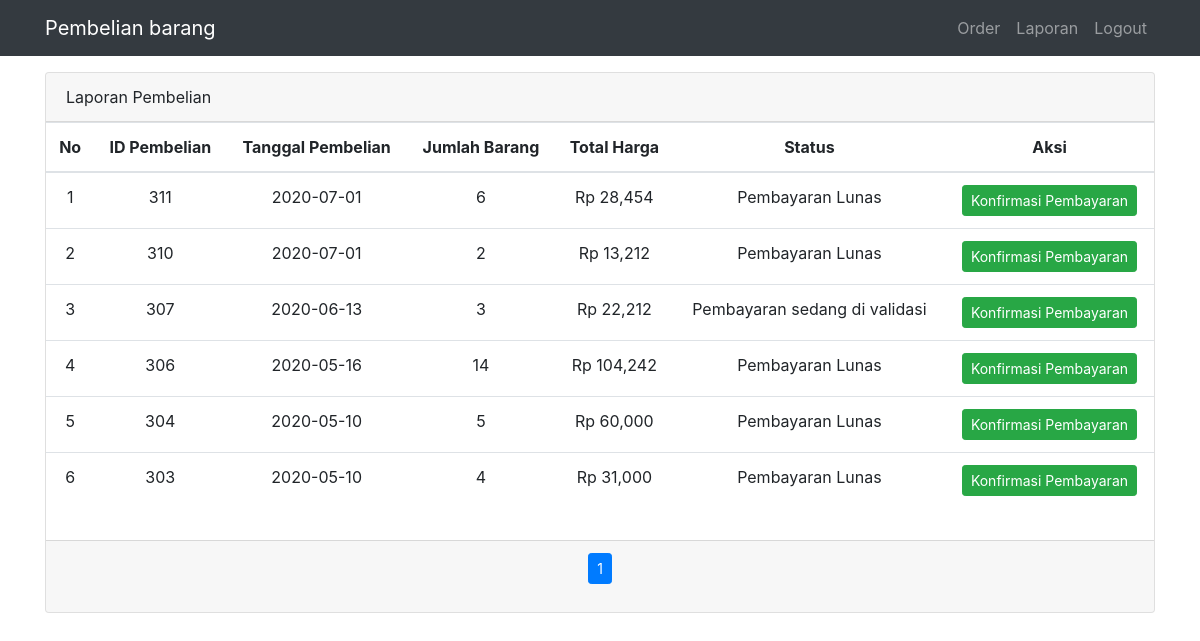
The app's page /laporan.php (signed in) with its own data.
### tables this page shows
CREATE TABLE `penjualan` (
  `id_penjualan` int(11) NOT NULL,
  `email` varchar(256) NOT NULL,
  `tanggal_jual` varchar(128) NOT NULL,
  `jam` varchar(128) NOT NULL,
  `status` tinyint(1) NOT NULL
);

### function/helper.php (called while the page is built, shortened)
<?php
	function checkStatus($status)
	{
		if($status == '1'){
			return 'Menunggu Pembayaran';
		}else if($status == '2'){
			return 'Pembayaran sedang di validasi';
		}else if($status == '3'){
			return 'Pembayaran Lunas';
		}else{
			return 'Pembayaran ditolak';
		}
	}

### laporan.php (the view, shortened to what this page needs)
<?php
	require_once('templates/header_user.php');
	require_once('function/helper.php');
?>
	<div class="container mt-3">
		<div class="card">
			<div class="card-header">
				Laporan Pembelian
			</div>
      <div class="table-responsive">
          <table class="table">
              <thead>
              	<tr>
                    <th class="text-center">No</th>
                    <th class="text-center">ID Pembelian</th>
                    <th class="text-center">Tanggal Pembelian</th>
                    <th class="text-center">Jumlah Barang</th>
                    <th class="text-center">Total Harga</th>
                    <th class="text-center">Status</th>
                    <th class="text-center">Aksi</th>
              	</tr>
              </thead>
              <?php
              	$halaman = 10;
                $page = isset($_GET["halaman"]) ? (int)$_GET["halaman"] : 1;
                $mulai = ($page>1) ? ($page * $halaman) - $halaman : 0;
                $result_halaman = mysqli_query($koneksi, "SELECT * FROM penjualan WHERE email = '$_SESSION[user]'");
                $total = mysqli_num_rows($result_halaman);
                $pages = ceil($total/$halaman);
              	$query = mysqli_query($koneksi, "SELECT * FROM penjualan WHERE email = '$_SESSION[user]' ORDER BY id_penjualan DESC LIMIT $mulai, $halaman");
          		?>
              <tbody>
                <?php
                	$no = 1;
                  while($row = mysqli_fetch_assoc($query)) :
                      $queryDetail = "SELECT id_penjualan, SUM(jumlah) AS jumlah_barang, SUM(jumlah * harga) AS harga_barang FROM detail_penjualan WHERE id_penjualan = '$row[id_penjualan]'";
                      $detail = mysqli_query($koneksi, $queryDetail);
                      $jumlahBarang = 0;
											$totalHarga = 0;
											$harga = 0;
                      while($rowDetail = mysqli_fetch_assoc($detail))
                      {
                          $jumlahBarang += $rowDetail['jumlah_barang'];
                          $harga += $rowDetail['harga_barang'];
                          $totalHarga += $harga;
                      }
                ?>
                  <tr>
                      <td class="text-center"><?= $no; ?></td>
                      <td class="text-center"><?= $row['id_penjualan']; ?></td>
                      <td class="text-center"><?= $row['tanggal_jual']; ?></td>
                      <td class="text-center"><?= $jumlahBarang; ?></td>
                      <td class="text-center">Rp <?= number_format($totalHarga); ?></td>
                      <td class="text-center"><?= checkStatus($row['status']); ?></td>
                      <td class="text-center">
                          <a href="konfirmasi.php?id=<?= $row['id_penjualan']; ?>" class="btn btn-success btn-sm">Konfirmasi Pembayaran</a>
                      </td>
                  </tr>
              <?php
              	$no++;
          		endwhile;
          	?>
              </tbody>
          </table>
      </div>
			<nav>
			</nav>
			<div class="card-footer">
					<nav aria-label="...">
					  <ul class="pagination pagination-sm justify-content-center">
					    <?php for ($i=1; $i<=$pages; $i++) : ?>
					    	<?php if($page == $i) : ?>
					    		<li class="page-item active"><a class="page-link" href="?halaman=<?= $i; ?>"><?= $i; ?></a></li>
					    	<?php else : ?>
					    		<li class="page-item"><a class="page-link" href="?halaman=<?= $i; ?>"><?= $i; ?></a></li>
							<?php endif; ?>
						<?php endfor; ?>
					  </ul>
					</nav>
				</div>
		</div>
	</div>

### records on screen
penjualan: id_penjualan "311", tanggal_jual "2020-07-01", jumlahBarang "6", totalHarga "28,454", status "Pembayaran Lunas"
penjualan: id_penjualan "310", tanggal_jual "2020-07-01", jumlahBarang "2", totalHarga "13,212", status "Pembayaran Lunas"
penjualan: id_penjualan "307", tanggal_jual "2020-06-13", jumlahBarang "3", totalHarga "22,212", status "Pembayaran sedang di validasi"
penjualan: id_penjualan "306", tanggal_jual "2020-05-16", jumlahBarang "14", totalHarga "104,242", status "Pembayaran Lunas"
penjualan: id_penjualan "304", tanggal_jual "2020-05-10", jumlahBarang "5", totalHarga "60,000", status "Pembayaran Lunas"
penjualan: id_penjualan "303", tanggal_jual "2020-05-10", jumlahBarang "4", totalHarga "31,000", status "Pembayaran Lunas"
